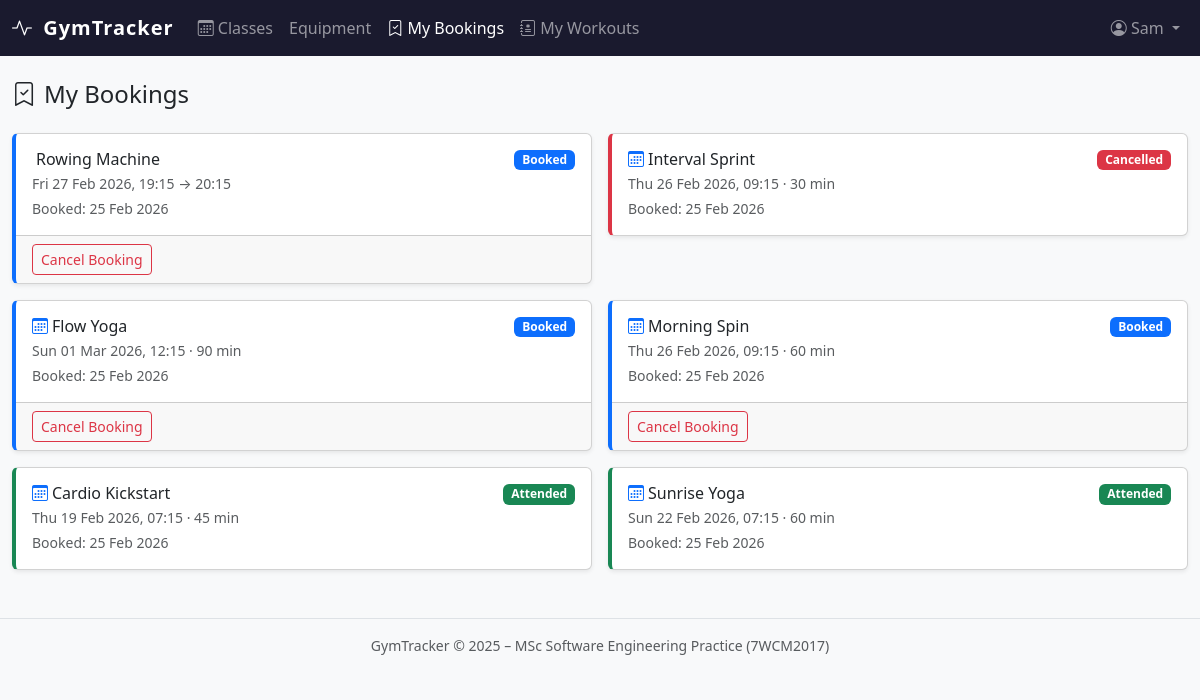
/bookings/my/ (signed in), run on the app's committed database.
### accounts/models.py (models this page shows, shortened)
class User(AbstractBaseUser, PermissionsMixin):
    class Role(models.TextChoices):
        MEMBER = 'MEMBER', 'Member'
        ADMIN = 'ADMIN', 'Admin'
    email = models.EmailField(unique=True)
    first_name = models.CharField(max_length=150, blank=True)
    last_name = models.CharField(max_length=150, blank=True)
    role = models.CharField(max_length=10, choices=Role.choices, default=Role.MEMBER)
    is_active = models.BooleanField(default=True)
    is_staff = models.BooleanField(default=False)
    date_joined = models.DateTimeField(default=timezone.now)
    USERNAME_FIELD = 'email'
    REQUIRED_FIELDS = []
    objects = UserManager()
    class Meta:
        verbose_name = 'user'
        verbose_name_plural = 'users'
    @property
    def is_admin_role(self):
        return self.role == self.Role.ADMIN or self.is_staff or self.is_superuser

### bookings/models.py (models this page shows, shortened)
class Booking(models.Model):
    class Status(models.TextChoices):
        BOOKED = 'BOOKED', 'Booked'
        CANCELLED = 'CANCELLED', 'Cancelled'
        ATTENDED = 'ATTENDED', 'Attended'
        MISSED = 'MISSED', 'Missed'
    VALID_TRANSITIONS: dict[str, set[str]] = {
        Status.BOOKED:     {Status.CANCELLED, Status.ATTENDED, Status.MISSED},
        Status.CANCELLED:  set(),   # terminal
        Status.ATTENDED:   set(),   # terminal
        Status.MISSED:     set(),   # terminal
    }
    user = models.ForeignKey(
        settings.AUTH_USER_MODEL,
        on_delete=models.CASCADE,
        related_name='bookings',
    )
    workout_class = models.ForeignKey(
        'gym.WorkoutClass',
        on_delete=models.CASCADE,
        null=True, blank=True,
        related_name='bookings',
    )
    equipment = models.ForeignKey(
        'gym.GymEquipment',
        on_delete=models.CASCADE,
        null=True, blank=True,
        related_name='bookings',
    )
    status = models.CharField(max_length=12, choices=Status.choices, default=Status.BOOKED)
    booked_at = models.DateTimeField(default=timezone.now)
    slot_start = models.DateTimeField(null=True, blank=True)
    slot_end = models.DateTimeField(null=True, blank=True)
    status_changed_at = models.DateTimeField(auto_now=True)
    status_changed_by = models.ForeignKey(
        settings.AUTH_USER_MODEL,
        on_delete=models.SET_NULL,
        null=True, blank=True,
        related_name='booking_changes',
    )
    notes = models.TextField(blank=True)
    class Meta:
        ordering = ['-booked_at']
        constraints = [
            models.UniqueConstraint(
                fields=['user', 'workout_class'],
                condition=models.Q(status='BOOKED'),
                name='unique_active_class_booking',
            ),
            models.UniqueConstraint(
                fields=['user', 'equipment', 'slot_start'],
                condition=models.Q(status='BOOKED'),
                name='unique_active_equipment_booking',
            ),
        ]

### gym/models.py (models this page shows, shortened)
class GymEquipment(models.Model):
    name = models.CharField(max_length=200)
    description = models.TextField(blank=True)
    category = models.ForeignKey(
        WorkoutCategory, on_delete=models.SET_NULL,
        null=True, blank=True, related_name='equipment',
    )
    location = models.CharField(max_length=200, blank=True, help_text="e.g. 'Ground floor, Zone A'")
    capacity = models.PositiveIntegerField(default=1)
    is_active = models.BooleanField(default=True)
    image = models.ImageField(upload_to='equipment/', null=True, blank=True)
    booking_count = models.PositiveIntegerField(default=0, editable=False)
    view_count = models.PositiveIntegerField(default=0, editable=False)
    is_featured = models.BooleanField(default=False)
    impression_count = models.PositiveIntegerField(default=0, editable=False)
    click_count = models.PositiveIntegerField(default=0, editable=False)
    created_at = models.DateTimeField(auto_now_add=True)
    updated_at = models.DateTimeField(auto_now=True)
    class Meta:
        ordering = ['-is_featured', 'name']
        verbose_name = 'Gym Equipment'
        verbose_name_plural = 'Gym Equipment'

class WorkoutClass(models.Model):
    name = models.CharField(max_length=200)
    description = models.TextField(blank=True)
    category = models.ForeignKey(
        WorkoutCategory, on_delete=models.SET_NULL,
        null=True, blank=True, related_name='classes',
    )
    instructor = models.CharField(max_length=200, blank=True)
    location = models.CharField(max_length=200, blank=True)
    start_time = models.DateTimeField()
    duration_minutes = models.PositiveIntegerField(default=60)
    capacity = models.PositiveIntegerField(default=20)
    booked_count = models.PositiveIntegerField(default=0, editable=False)
    is_active = models.BooleanField(default=True)
    image = models.ImageField(upload_to='classes/', null=True, blank=True)
    view_count = models.PositiveIntegerField(default=0, editable=False)
    booking_count = models.PositiveIntegerField(default=0, editable=False)
    is_featured = models.BooleanField(default=False)
    impression_count = models.PositiveIntegerField(default=0, editable=False)
    click_count = models.PositiveIntegerField(default=0, editable=False)
    created_at = models.DateTimeField(auto_now_add=True)
    updated_at = models.DateTimeField(auto_now=True)
    class Meta:
        ordering = ['start_time']
        verbose_name = 'Workout Class'
        verbose_name_plural = 'Workout Classes'

### bookings/views.py (the view)
# urls.py: path('my/', views.my_bookings, name='my_bookings'),
@login_required
def my_bookings(request):
    bookings = (
        Booking.objects
        .filter(user=request.user)
        .select_related('workout_class__category', 'equipment__category')
        .order_by('-booked_at')
    )
    return render(request, 'bookings/my_bookings.html', {'bookings': bookings})

### bookings/templates/bookings/my_bookings.html (shortened to what this page needs)
{% extends "base.html" %}
{% block nav_bookings_active %}active{% endblock %}
{% block content %}
<h2 class="h4 mb-4"><i class="bi bi-bookmark-check me-2"></i>My Bookings</h2>
{% if bookings %}
<div class="row g-3">
  {% for booking in bookings %}
  <div class="col-md-6">
    <div class="card shadow-sm card-status-{{ booking.status|lower }}">
      <div class="card-body">
        <div class="d-flex justify-content-between align-items-start">
          <div>
            <h6 class="mb-1">
              {% if booking.workout_class %}
                <i class="bi bi-calendar3 me-1 text-primary"></i>{{ booking.workout_class.name }}
              {% else %}
                {{ booking.equipment.name }}
              {% endif %}
            </h6>
            <p class="text-muted small mb-1">
              {% if booking.workout_class %}
                {{ booking.workout_class.start_time|date:"D d M Y, H:i" }}
                · {{ booking.workout_class.duration_minutes }} min
              {% else %}
                {{ booking.slot_start|date:"D d M Y, H:i" }} → {{ booking.slot_end|date:"H:i" }}
              {% endif %}
            </p>
            <p class="text-muted small mb-0">Booked: {{ booking.booked_at|date:"d M Y" }}</p>
          </div>
          <span class="badge badge-{{ booking.status|lower }}">{{ booking.get_status_display }}</span>
        </div>
      </div>
      {% if booking.status == 'BOOKED' %}
      <div class="card-footer">
        <form method="post" action="{% url 'bookings:cancel_booking' booking.pk %}"
              onsubmit="return confirm('Cancel this booking?');">
          <button class="btn btn-sm btn-outline-danger">Cancel Booking</button>
        </form>
      </div>
      {% endif %}
    </div>
  </div>
  {% endfor %}
</div>
{% else %}
<div class="alert alert-info">
  You have no bookings yet. <a href="{% url 'gym:class_list' %}">Browse classes</a> to get started.
</div>
{% endif %}
{% endblock %}

### templates/base.html (shortened to what this page needs)
<!DOCTYPE html>
<html lang="en">
<head>
  <link rel="stylesheet" href="https://cdn.jsdelivr.net/npm/bootstrap@5.3.2/dist/css/bootstrap.min.css">
  <link rel="stylesheet" href="https://cdn.jsdelivr.net/npm/bootstrap-icons@1.11.3/font/bootstrap-icons.min.css">
</head>
<body>
<nav class="navbar navbar-expand-lg navbar-dark">
  <div class="container-fluid">
    <a class="navbar-brand text-white" href="{% url 'gym:dashboard' %}">
      <i class="bi bi-activity me-1"></i> GymTracker
    </a>
    <div class="collapse navbar-collapse" id="mainNav">
      <ul class="navbar-nav me-auto">
        {% if user.is_authenticated %}
        <li class="nav-item">
          <a class="nav-link {% block nav_classes_active %}{% endblock %}" href="{% url 'gym:class_list' %}">
            <i class="bi bi-calendar3"></i> Classes
          </a>
        </li>
        <li class="nav-item">
          <a class="nav-link {% block nav_equip_active %}{% endblock %}" href="{% url 'gym:equipment_list' %}">
             Equipment
          </a>
        </li>
        <li class="nav-item">
          <a class="nav-link {% block nav_bookings_active %}{% endblock %}" href="{% url 'bookings:my_bookings' %}">
            <i class="bi bi-bookmark-check"></i> My Bookings
          </a>
        </li>
        <li class="nav-item">
          <a class="nav-link {% block nav_tracker_active %}{% endblock %}" href="{% url 'tracker:session_list' %}">
            <i class="bi bi-journal-medical"></i> My Workouts
          </a>
        </li>
        {% endif %}
      </ul>
      <ul class="navbar-nav ms-auto">
        {% if user.is_authenticated %}
          <li class="nav-item dropdown">
            <a class="nav-link dropdown-toggle" href="#" data-bs-toggle="dropdown">
              <i class="bi bi-person-circle"></i> {{ user.first_name|default:user.email }}
            </a>
          </li>
        {% else %}
          <li class="nav-item"><a class="nav-link" href="{% url 'accounts:login' %}">Log in</a></li>
          <li class="nav-item"><a class="nav-link btn btn-outline-light btn-sm px-3 ms-2" href="{% url 'accounts:register' %}">Register</a></li>
        {% endif %}
      </ul>
    </div>
  </div>
</nav>
<main class="container-fluid py-4">
  {% block content %}{% endblock %}
</main>
<footer class="text-center text-muted py-3 border-top mt-4 small">
  GymTracker &copy; 2025 – MSc Software Engineering Practice (7WCM2017)
</footer>
</body>
</html>

### templates/base.html (style rules this page uses)
:root { --gt-primary: #0d6efd; --gt-dark: #1a1a2e; }
body { background: #f8f9fa; }
.navbar { background: var(--gt-dark) !important; }
.navbar-brand { font-weight: 700; letter-spacing: 0.05em; }
.card-status-booked { border-left: 4px solid #0d6efd; }
.card-status-attended { border-left: 4px solid #198754; }
.card-status-cancelled { border-left: 4px solid #dc3545; }
.badge-booked { background: #0d6efd; }
.badge-attended { background: #198754; }
.badge-cancelled { background: #dc3545; }

### data on the page
User: first_name "Sam"
Booking: equipment.name "Rowing Machine", slot_start "Fri 27 Feb 2026, 19:15", slot_end "20:15", booked_at "25 Feb 2026", status "Booked", shows "Cancel Booking"
Booking: workout_class.name "Interval Sprint", workout_class.start_time "Thu 26 Feb 2026, 09:15", workout_class.duration_minutes "30", booked_at "25 Feb 2026", status "Cancelled"
Booking: workout_class.name "Flow Yoga", workout_class.start_time "Sun 01 Mar 2026, 12:15", workout_class.duration_minutes "90", booked_at "25 Feb 2026", status "Booked", shows "Cancel Booking"
Booking: workout_class.name "Morning Spin", workout_class.start_time "Thu 26 Feb 2026, 09:15", workout_class.duration_minutes "60", booked_at "25 Feb 2026", status "Booked", shows "Cancel Booking"
Booking: workout_class.name "Cardio Kickstart", workout_class.start_time "Thu 19 Feb 2026, 07:15", workout_class.duration_minutes "45", booked_at "25 Feb 2026", status "Attended"
Booking: workout_class.name "Sunrise Yoga", workout_class.start_time "Sun 22 Feb 2026, 07:15", workout_class.duration_minutes "60", booked_at "25 Feb 2026", status "Attended"
